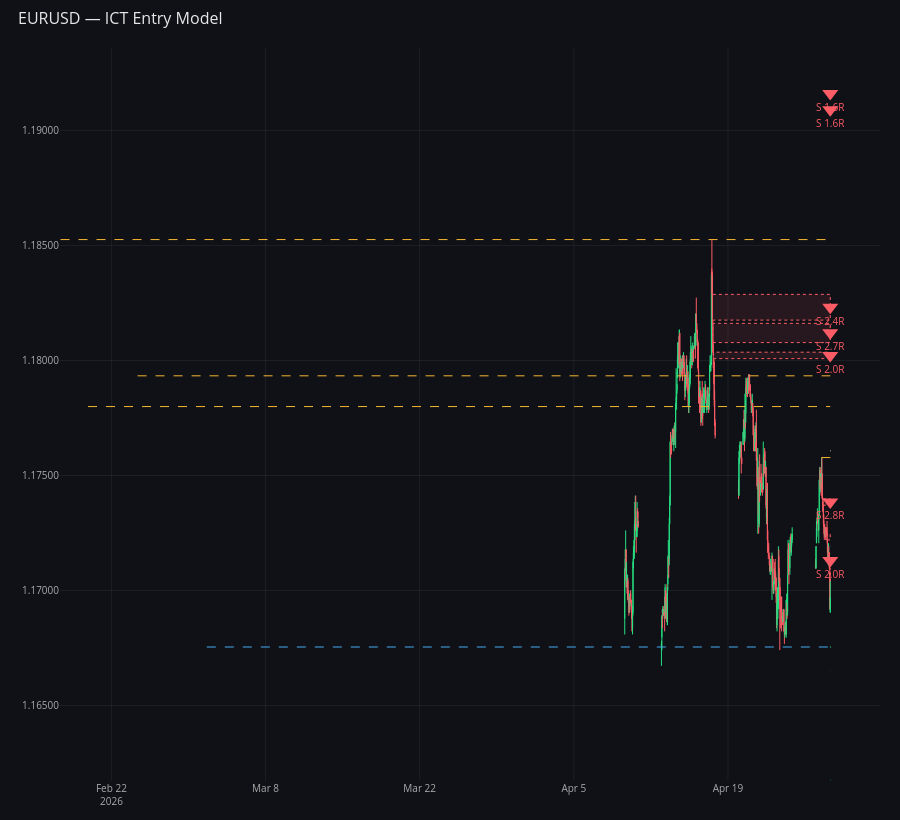

The notebook cell saved with this chart:
### Code cell
import importlib
import strategies.entry_model as em_module
importlib.reload(em_module)
from strategies.entry_model import EntryModel

# Download 4H data
raw_4h = yf.download('EURUSD=X', period='120d', interval='4h', auto_adjust=True)
df_4h = raw_4h.copy()
if isinstance(df_4h.columns, pd.MultiIndex):
    df_4h.columns = df_4h.columns.get_level_values(0).str.lower()
df_4h.index = pd.to_datetime(df_4h.index)
df_4h = df_4h.dropna()

# Run model
model = EntryModel(
    df_high=df_4h,
    df_low=df,
    instrument="EURUSD",
    account_balance=10000,
    risk_pct=0.01,
    daily_loss_limit=0.03,
    max_drawdown=0.10,
    tp1_rr=1.0,
    tp2_rr=2.0,
    sl_buffer_pips=3.0,
    min_rr=1.5,
)

print(f"Signals found: {len(model.signals)}")
if model.latest_signal():
    print(model.latest_signal())

model.plot(last_n=300).show()

fig = model.plot(last_n=100)
fig.write_html("chart.html")
print("Open chart.html in your browser")
print(model.latest_signal())
print(f"\nTotal signals: {len(model.signals)}")
print(model.signals_df())

# Check what's being detected
print("HTF Trend:", model._get_htf_trend())
print("LTF Trend:", model._get_ltf_trend())
print()
print("Unfilled FVGs:", len(model.fvg.unfilled()))
for f in model.fvg.unfilled():
    size = (f.top - f.bottom) / 0.0001
    print(f"  {f.kind} FVG | size: {size:.1f} pips | top: {f.top:.5f} | bottom: {f.bottom:.5f}")
print()
print("Active OBs:", len([o for o in model.ms_low.order_blocks if not o.mitigated]))
for ob in [o for o in model.ms_low.order_blocks if not o.mitigated]:
    sl_dist = abs(ob.high - ob.low) / 0.0001
    print(f"  {ob.kind} OB | size: {sl_dist:.1f} pips | high: {ob.high:.5f} | low: {ob.low:.5f}")

current = model.df_low["close"].iloc[-1]
print(f"Current price: {current:.5f}")
print(f"\nLast grab: {model.liq.grabs[-1] if model.liq.grabs else 'None'}")
print(f"Active buyside (EQH): {len(model.liq.active_buyside())}")
for eq in model.liq.active_buyside():
    print(f"  EQH at {eq.price:.5f}")

### Figure 1 — Plotly figure (JSON) as saved in the notebook; plotly's stock layout.template omitted (floating-point values rounded to 4 significant figures; data arrays with more than 128 entries replaced by an {"elided": "..."} marker saying what was removed)
{"data": [{"close": {"elided": "300 float values"}, "decreasing": {"fillcolor": "#FC5C65", "line": {"color": "#FC5C65"}}, "high": {"elided": "300 float values"}, "increasing": {"fillcolor": "#26DE81", "line": {"color": "#26DE81"}}, "line": {"width": 1}, "low": {"elided": "300 float values"}, "name": "OHLC", "open": {"elided": "300 float values"}, "showlegend": false, "type": "candlestick", "whiskerwidth": 0.3, "x": {"elided": "300 str values"}}, {"hovertemplate": "<b>SHORT EURUSD</b><br>Entry: 1.19161<br>SL: 1.17608<br>TP1: 1.17608<br>TP2: 1.16754<br>RR: 1.6:1<br>Zone: Bearish FVG<br>%{x}<extra></extra>", "marker": {"color": "#FC5C65", "size": 14, "symbol": "triangle-down"}, "mode": "markers+text", "name": "SHORT signal", "showlegend": false, "text": ["S 1.6R"], "textfont": {"color": "#FC5C65", "size": 10}, "textposition": "bottom center", "type": "scatter", "x": ["2026-04-28T07:00:00+00:00"], "y": [1.192]}, {"hovertemplate": "<b>SHORT EURUSD</b><br>Entry: 1.19090<br>SL: 1.17608<br>TP1: 1.17608<br>TP2: 1.16754<br>RR: 1.6:1<br>Zone: Bearish FVG<br>%{x}<extra></extra>", "marker": {"color": "#FC5C65", "size": 14, "symbol": "triangle-down"}, "mode": "markers+text", "name": "SHORT signal", "showlegend": false, "text": ["S 1.6R"], "textfont": {"color": "#FC5C65", "size": 10}, "textposition": "bottom center", "type": "scatter", "x": ["2026-04-28T07:00:00+00:00"], "y": [1.191]}, {"hovertemplate": "<b>SHORT EURUSD</b><br>Entry: 1.18231<br>SL: 1.17608<br>TP1: 1.17608<br>TP2: 1.16754<br>RR: 2.4:1<br>Zone: Bearish FVG<br>%{x}<extra></extra>", "marker": {"color": "#FC5C65", "size": 14, "symbol": "triangle-down"}, "mode": "markers+text", "name": "SHORT signal", "showlegend": false, "text": ["S 2.4R"], "textfont": {"color": "#FC5C65", "size": 10}, "textposition": "bottom center", "type": "scatter", "x": ["2026-04-28T07:00:00+00:00"], "y": [1.182]}, {"hovertemplate": "<b>SHORT EURUSD</b><br>Entry: 1.18120<br>SL: 1.17608<br>TP1: 1.17608<br>TP2: 1.16754<br>RR: 2.7:1<br>Zone: Bearish FVG<br>%{x}<extra></extra>", "marker": {"color": "#FC5C65", "size": 14, "symbol": "triangle-down"}, "mode": "markers+text", "name": "SHORT signal", "showlegend": false, "text": ["S 2.7R"], "textfont": {"color": "#FC5C65", "size": 10}, "textposition": "bottom center", "type": "scatter", "x": ["2026-04-28T07:00:00+00:00"], "y": [1.181]}, {"hovertemplate": "<b>SHORT EURUSD</b><br>Entry: 1.18022<br>SL: 1.17608<br>TP1: 1.17608<br>TP2: 1.17194<br>RR: 2.0:1<br>Zone: Bearish FVG<br>%{x}<extra></extra>", "marker": {"color": "#FC5C65", "size": 14, "symbol": "triangle-down"}, "mode": "markers+text", "name": "SHORT signal", "showlegend": false, "text": ["S 2.0R"], "textfont": {"color": "#FC5C65", "size": 10}, "textposition": "bottom center", "type": "scatter", "x": ["2026-04-28T07:00:00+00:00"], "y": [1.18]}, {"hovertemplate": "<b>SHORT EURUSD</b><br>Entry: 1.17385<br>SL: 1.17608<br>TP1: 1.17161<br>TP2: 1.16754<br>RR: 2.8:1<br>Zone: Bearish FVG<br>%{x}<extra></extra>", "marker": {"color": "#FC5C65", "size": 14, "symbol": "triangle-down"}, "mode": "markers+text", "name": "SHORT signal", "showlegend": false, "text": ["S 2.8R"], "textfont": {"color": "#FC5C65", "size": 10}, "textposition": "bottom center", "type": "scatter", "x": ["2026-04-28T07:00:00+00:00"], "y": [1.174]}, {"hovertemplate": "<b>SHORT EURUSD</b><br>Entry: 1.17130<br>SL: 1.17608<br>TP1: 1.16653<br>TP2: 1.16175<br>RR: 2.0:1<br>Zone: Bearish FVG<br>%{x}<extra></extra>", "marker": {"color": "#FC5C65", "size": 14, "symbol": "triangle-down"}, "mode": "markers+text", "name": "SHORT signal", "showlegend": false, "text": ["S 2.0R"], "textfont": {"color": "#FC5C65", "size": 10}, "textposition": "bottom center", "type": "scatter", "x": ["2026-04-28T07:00:00+00:00"], "y": [1.171]}], "layout": {"height": 820, "hoverlabel": {"bgcolor": "#1A1D2E", "bordercolor": "#333", "font": {"color": "#E8E8E8"}}, "hovermode": "x unified", "margin": {"b": 20, "l": 60, "r": 20, "t": 48}, "paper_bgcolor": "#0F1117", "plot_bgcolor": "#0F1117", "shapes": [{"fillcolor": "rgba(252,92,101,0.1)", "line": {"color": "#FC5C65", "dash": "dot", "width": 1}, "type": "rect", "x0": "2026-04-17T14:00:00+00:00", "x1": "2026-04-28T07:00:00+00:00", "y0": 1.182, "y1": 1.183}, {"fillcolor": "rgba(252,92,101,0.1)", "line": {"color": "#FC5C65", "dash": "dot", "width": 1}, "type": "rect", "x0": "2026-04-17T15:00:00+00:00", "x1": "2026-04-28T07:00:00+00:00", "y0": 1.181, "y1": 1.182}, {"fillcolor": "rgba(252,92,101,0.1)", "line": {"color": "#FC5C65", "dash": "dot", "width": 1}, "type": "rect", "x0": "2026-04-17T16:00:00+00:00", "x1": "2026-04-28T07:00:00+00:00", "y0": 1.18, "y1": 1.18}, {"fillcolor": "rgba(252,92,101,0.1)", "line": {"color": "#FC5C65", "dash": "dot", "width": 1}, "type": "rect", "x0": "2026-04-27T15:00:00+00:00", "x1": "2026-04-28T07:00:00+00:00", "y0": 1.174, "y1": 1.174}, {"fillcolor": "rgba(252,92,101,0.1)", "line": {"color": "#FC5C65", "dash": "dot", "width": 1}, "type": "rect", "x0": "2026-04-28T00:00:00+00:00", "x1": "2026-04-28T07:00:00+00:00", "y0": 1.172, "y1": 1.172}, {"fillcolor": "rgba(252,92,101,0.1)", "line": {"color": "#FC5C65", "dash": "dot", "width": 1}, "type": "rect", "x0": "2026-04-28T05:00:00+00:00", "x1": "2026-04-28T07:00:00+00:00", "y0": 1.171, "y1": 1.172}, {"fillcolor": "rgba(252,92,101,0.1)", "line": {"color": "#FC5C65", "dash": "dot", "width": 1}, "type": "rect", "x0": "2026-04-28T06:00:00+00:00", "x1": "2026-04-28T07:00:00+00:00", "y0": 1.17, "y1": 1.171}, {"line": {"color": "#F7B731", "dash": "dash", "width": 1}, "type": "line", "x0": "2026-04-27T12:00:00+00:00", "x1": "2026-04-28T07:00:00+00:00", "y0": 1.176, "y1": 1.176}, {"line": {"color": "#F7B731", "dash": "dash", "width": 1}, "type": "line", "x0": "2026-02-19T21:00:00+00:00", "x1": "2026-04-28T07:00:00+00:00", "y0": 1.178, "y1": 1.178}, {"line": {"color": "#F7B731", "dash": "dash", "width": 1}, "type": "line", "x0": "2026-02-24T09:00:00+00:00", "x1": "2026-04-28T07:00:00+00:00", "y0": 1.179, "y1": 1.179}, {"line": {"color": "#F7B731", "dash": "dash", "width": 1}, "type": "line", "x0": "2026-02-17T09:00:00+00:00", "x1": "2026-04-28T07:00:00+00:00", "y0": 1.185, "y1": 1.185}, {"line": {"color": "#45AAF2", "dash": "dash", "width": 1}, "type": "line", "x0": "2026-03-02T16:00:00+00:00", "x1": "2026-04-28T07:00:00+00:00", "y0": 1.168, "y1": 1.168}, {"line": {"color": "#FC5C65", "width": 1.5}, "type": "line", "x0": "2026-04-28T07:00:00+00:00", "x1": "2026-04-28T07:00:00+00:00", "y0": 1.192, "y1": 1.192}, {"line": {"color": "#FC5C65", "dash": "dot", "width": 1}, "type": "line", "x0": "2026-04-28T07:00:00+00:00", "x1": "2026-04-28T07:00:00+00:00", "y0": 1.176, "y1": 1.176}, {"line": {"color": "#26DE81", "dash": "dot", "width": 1}, "type": "line", "x0": "2026-04-28T07:00:00+00:00", "x1": "2026-04-28T07:00:00+00:00", "y0": 1.176, "y1": 1.176}, {"line": {"color": "#26DE81", "dash": "dot", "width": 1.5}, "type": "line", "x0": "2026-04-28T07:00:00+00:00", "x1": "2026-04-28T07:00:00+00:00", "y0": 1.168, "y1": 1.168}, {"line": {"color": "#FC5C65", "width": 1.5}, "type": "line", "x0": "2026-04-28T07:00:00+00:00", "x1": "2026-04-28T07:00:00+00:00", "y0": 1.191, "y1": 1.191}, {"line": {"color": "#FC5C65", "dash": "dot", "width": 1}, "type": "line", "x0": "2026-04-28T07:00:00+00:00", "x1": "2026-04-28T07:00:00+00:00", "y0": 1.176, "y1": 1.176}, {"line": {"color": "#26DE81", "dash": "dot", "width": 1}, "type": "line", "x0": "2026-04-28T07:00:00+00:00", "x1": "2026-04-28T07:00:00+00:00", "y0": 1.176, "y1": 1.176}, {"line": {"color": "#26DE81", "dash": "dot", "width": 1.5}, "type": "line", "x0": "2026-04-28T07:00:00+00:00", "x1": "2026-04-28T07:00:00+00:00", "y0": 1.168, "y1": 1.168}, {"line": {"color": "#FC5C65", "width": 1.5}, "type": "line", "x0": "2026-04-28T07:00:00+00:00", "x1": "2026-04-28T07:00:00+00:00", "y0": 1.182, "y1": 1.182}, {"line": {"color": "#FC5C65", "dash": "dot", "width": 1}, "type": "line", "x0": "2026-04-28T07:00:00+00:00", "x1": "2026-04-28T07:00:00+00:00", "y0": 1.176, "y1": 1.176}, {"line": {"color": "#26DE81", "dash": "dot", "width": 1}, "type": "line", "x0": "2026-04-28T07:00:00+00:00", "x1": "2026-04-28T07:00:00+00:00", "y0": 1.176, "y1": 1.176}, {"line": {"color": "#26DE81", "dash": "dot", "width": 1.5}, "type": "line", "x0": "2026-04-28T07:00:00+00:00", "x1": "2026-04-28T07:00:00+00:00", "y0": 1.168, "y1": 1.168}, {"line": {"color": "#FC5C65", "width": 1.5}, "type": "line", "x0": "2026-04-28T07:00:00+00:00", "x1": "2026-04-28T07:00:00+00:00", "y0": 1.181, "y1": 1.181}, {"line": {"color": "#FC5C65", "dash": "dot", "width": 1}, "type": "line", "x0": "2026-04-28T07:00:00+00:00", "x1": "2026-04-28T07:00:00+00:00", "y0": 1.176, "y1": 1.176}, {"line": {"color": "#26DE81", "dash": "dot", "width": 1}, "type": "line", "x0": "2026-04-28T07:00:00+00:00", "x1": "2026-04-28T07:00:00+00:00", "y0": 1.176, "y1": 1.176}, {"line": {"color": "#26DE81", "dash": "dot", "width": 1.5}, "type": "line", "x0": "2026-04-28T07:00:00+00:00", "x1": "2026-04-28T07:00:00+00:00", "y0": 1.168, "y1": 1.168}, {"line": {"color": "#FC5C65", "width": 1.5}, "type": "line", "x0": "2026-04-28T07:00:00+00:00", "x1": "2026-04-28T07:00:00+00:00", "y0": 1.18, "y1": 1.18}, {"line": {"color": "#FC5C65", "dash": "dot", "width": 1}, "type": "line", "x0": "2026-04-28T07:00:00+00:00", "x1": "2026-04-28T07:00:00+00:00", "y0": 1.176, "y1": 1.176}, {"line": {"color": "#26DE81", "dash": "dot", "width": 1}, "type": "line", "x0": "2026-04-28T07:00:00+00:00", "x1": "2026-04-28T07:00:00+00:00", "y0": 1.176, "y1": 1.176}, {"line": {"color": "#26DE81", "dash": "dot", "width": 1.5}, "type": "line", "x0": "2026-04-28T07:00:00+00:00", "x1": "2026-04-28T07:00:00+00:00", "y0": 1.172, "y1": 1.172}, {"line": {"color": "#FC5C65", "width": 1.5}, "type": "line", "x0": "2026-04-28T07:00:00+00:00", "x1": "2026-04-28T07:00:00+00:00", "y0": 1.174, "y1": 1.174}, {"line": {"color": "#FC5C65", "dash": "dot", "width": 1}, "type": "line", "x0": "2026-04-28T07:00:00+00:00", "x1": "2026-04-28T07:00:00+00:00", "y0": 1.176, "y1": 1.176}, {"line": {"color": "#26DE81", "dash": "dot", "width": 1}, "type": "line", "x0": "2026-04-28T07:00:00+00:00", "x1": "2026-04-28T07:00:00+00:00", "y0": 1.172, "y1": 1.172}, {"line": {"color": "#26DE81", "dash": "dot", "width": 1.5}, "type": "line", "x0": "2026-04-28T07:00:00+00:00", "x1": "2026-04-28T07:00:00+00:00", "y0": 1.168, "y1": 1.168}, {"line": {"color": "#FC5C65", "width": 1.5}, "type": "line", "x0": "2026-04-28T07:00:00+00:00", "x1": "2026-04-28T07:00:00+00:00", "y0": 1.171, "y1": 1.171}, {"line": {"color": "#FC5C65", "dash": "dot", "width": 1}, "type": "line", "x0": "2026-04-28T07:00:00+00:00", "x1": "2026-04-28T07:00:00+00:00", "y0": 1.176, "y1": 1.176}, {"line": {"color": "#26DE81", "dash": "dot", "width": 1}, "type": "line", "x0": "2026-04-28T07:00:00+00:00", "x1": "2026-04-28T07:00:00+00:00", "y0": 1.167, "y1": 1.167}, {"line": {"color": "#26DE81", "dash": "dot", "width": 1.5}, "type": "line", "x0": "2026-04-28T07:00:00+00:00", "x1": "2026-04-28T07:00:00+00:00", "y0": 1.162, "y1": 1.162}], "title": {"font": {"color": "#E8E8E8", "size": 16}, "text": "EURUSD — ICT Entry Model", "x": 0.02}, "xaxis": {"anchor": "y", "domain": [0, 1], "gridcolor": "rgba(255,255,255,0.06)", "rangeslider": {"visible": false}, "showspikes": true, "spikecolor": "#555", "spikethickness": 1, "tickfont": {"color": "#AAA", "size": 10}, "zerolinecolor": "rgba(255,255,255,0.06)"}, "yaxis": {"anchor": "x", "domain": [0, 1], "gridcolor": "rgba(255,255,255,0.06)", "showspikes": true, "spikecolor": "#555", "spikethickness": 1, "tickfont": {"color": "#AAA", "size": 10}, "tickformat": ".5f", "zerolinecolor": "rgba(255,255,255,0.06)"}}}
